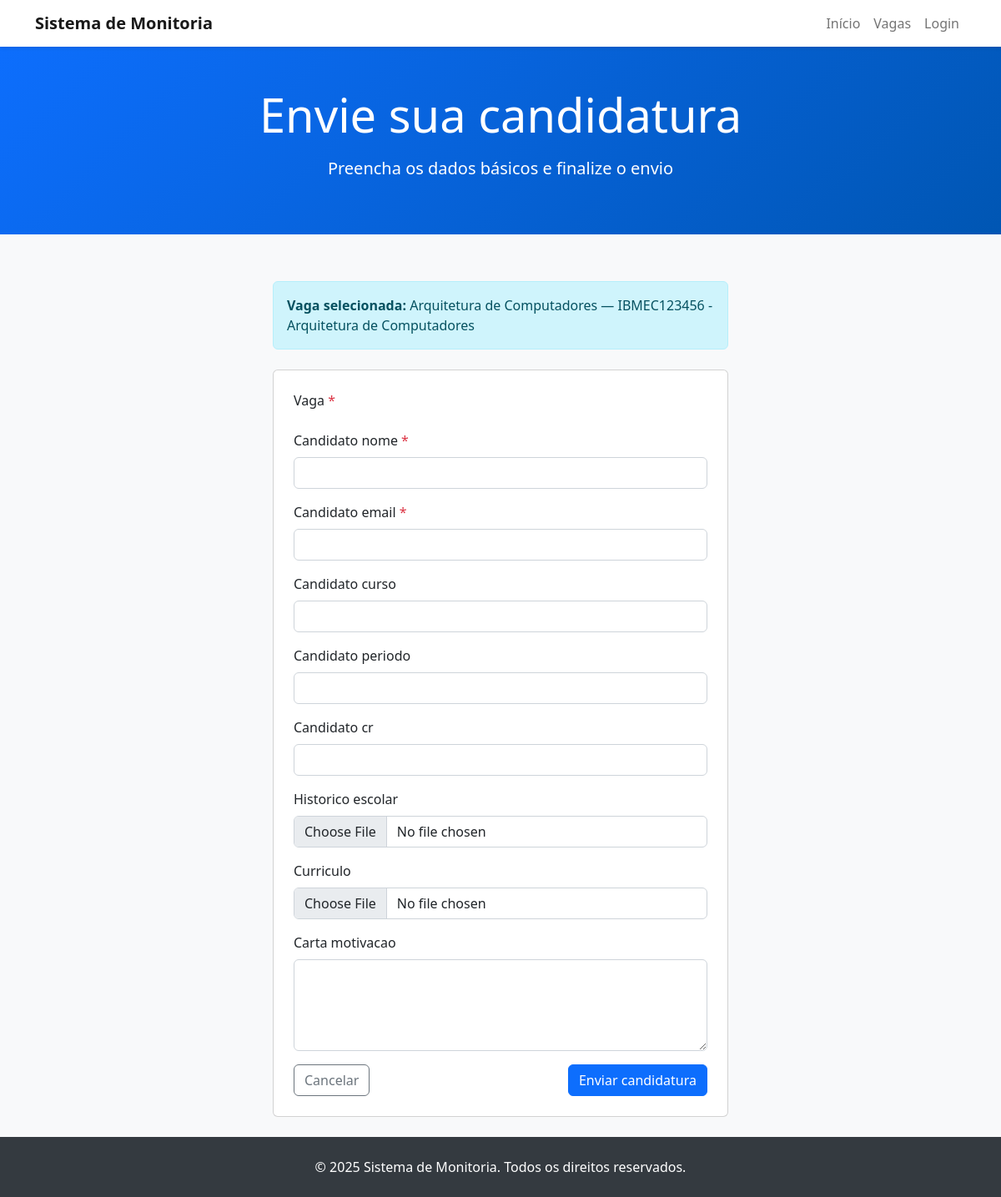
The page /cadastrar/4/ on the database its author committed.
### content_app/models.py (models this page shows, shortened)
class TempoRegistro(models.Model):
    created_at = models.DateTimeField(auto_now_add=True)
    updated_at = models.DateTimeField(auto_now=True)
    class Meta:
        abstract = True

class VagaMonitoria(TempoRegistro):
    titulo = models.CharField(max_length=150)
    disciplina = models.ForeignKey(Disciplina, on_delete=models.PROTECT, related_name="vagas")
    prerequisitos = models.TextField(blank=True)
    responsabilidades = models.TextField(blank=True)
    periodo_minimo = models.PositiveSmallIntegerField(null=True, blank=True)
    cr_minimo = models.DecimalField(max_digits=4, decimal_places=2, null=True, blank=True,
                                    validators=[MinValueValidator(Decimal("0")), MaxValueValidator(Decimal("10"))])
    quantidade_vagas = models.PositiveSmallIntegerField(default=1, validators=[MinValueValidator(1)])
    carga_horaria_semanal = models.PositiveSmallIntegerField(default=4, validators=[MinValueValidator(1)])
    bolsa_valor = models.DecimalField(max_digits=9, decimal_places=2, null=True, blank=True)
    inscricoes_inicio = models.DateField(default=timezone.now)
    inscricoes_fim = models.DateField(default=timezone.now)
    monitoria_inicio = models.DateField(default=timezone.now)
    monitoria_fim = models.DateField(default=timezone.now)
    status = models.CharField(max_length=20, choices=VagaMonitoriaStatus.choices, default=VagaMonitoriaStatus.RASCUNHO)
    publicado_em = models.DateTimeField(null=True, blank=True)
    criado_por = models.ForeignKey(User, on_delete=models.PROTECT, related_name="vagas_criadas")
    atualizado_por = models.ForeignKey(User, null=True, blank=True, on_delete=models.SET_NULL,
                                       related_name="vagas_atualizadas")
    permitir_edicao_submetida = models.BooleanField(default=False)
    ativo = models.BooleanField(default=True)
    class Meta:
        ordering = ["-created_at"]
        verbose_name = "Vaga de Monitoria"
        verbose_name_plural = "Vagas de Monitoria"

class Disciplina(TempoRegistro):
    nome = models.CharField(max_length=150)
    codigo = models.CharField(max_length=20, unique=True)
    departamento = models.ForeignKey(Departamento, on_delete=models.PROTECT, related_name="disciplinas")
    carga_horaria = models.PositiveSmallIntegerField(validators=[MinValueValidator(1)])
    periodo = models.CharField(max_length=30)
    semestre = models.CharField(max_length=20)
    coordenador = models.ForeignKey(User, on_delete=models.PROTECT, related_name="disciplinas_coordenadas")
    ativo = models.BooleanField(default=True)
    class Meta:
        ordering = ["codigo"]
        unique_together = ("nome", "departamento", "semestre")
    def __str__(self) -> str:
        return f"{self.codigo} - {self.nome}"

### content_app/views.py (the view)
# urls.py: path("cadastrar/", views.cadastrar_candidato, name="cadastrar_candidato"),
def cadastrar_candidato(request, vaga_id=None):
    vaga = None
    form_kwargs = {}
    if vaga_id is not None:
        vaga = get_object_or_404(
            VagaMonitoria.objects.select_related("disciplina"), pk=vaga_id, ativo=True
        )
        form_kwargs["vaga_queryset"] = VagaMonitoria.objects.filter(pk=vaga.pk)
    if request.method == "POST":
        form = CandidaturaPublicForm(request.POST, request.FILES, **form_kwargs)
        if vaga:
            form.fields["vaga"].widget = forms.HiddenInput()
            form.fields["vaga"].initial = vaga
        if form.is_valid():
            with transaction.atomic():
                candidatura_vaga = form.cleaned_data.get("vaga")
                if vaga:
                    candidatura_vaga = vaga
                if not candidatura_vaga:
                    form.add_error("vaga", "Selecione uma vaga válida.")
                else:
                    if not candidatura_vaga.inscricoes_abertas:
                        form.add_error("vaga", "As inscrições para esta vaga estão encerradas.")
                    candidato_cr = form.cleaned_data.get("candidato_cr")
                    if (
                        candidatura_vaga.cr_minimo
                        and candidato_cr is not None
                        and candidato_cr < candidatura_vaga.cr_minimo
                    ):
                        form.add_error("candidato_cr", "CR insuficiente para esta vaga.")
                if form.errors:
                    return render(request, "cadastrar_candidato.html", {"form": form, "vaga": vaga})
                candidatura, criada = Candidatura.objects.get_or_create(
                    vaga=candidatura_vaga,
                    candidato_email=form.cleaned_data["candidato_email"],
                    defaults={
                        "candidato_nome": form.cleaned_data["candidato_nome"],
                        "candidato_curso": form.cleaned_data.get("candidato_curso", ""),
                        "candidato_periodo": form.cleaned_data.get("candidato_periodo", ""),
                        "candidato_cr": form.cleaned_data.get("candidato_cr"),
                        "historico_escolar": form.cleaned_data.get("historico_escolar"),
                        "curriculo": form.cleaned_data.get("curriculo"),
                        "carta_motivacao": form.cleaned_data.get("carta_motivacao", ""),
                        "status": CandidaturaStatus.SUBMETIDA,
                    },
                )
                if not criada:
                    campos_atualizaveis = (
                        "candidato_nome",
                        "candidato_curso",
                        "candidato_periodo",
                        "candidato_cr",
                        "historico_escolar",
                        "curriculo",
                        "carta_motivacao",
                    )
                    for campo in campos_atualizaveis:
                        valor = form.cleaned_data.get(campo)
                        if campo in {"historico_escolar", "curriculo"}:
                            if valor:
                                setattr(candidatura, campo, valor)
                        elif valor not in (None, ""):
                            setattr(candidatura, campo, valor)
                    candidatura.status = CandidaturaStatus.SUBMETIDA
                    candidatura.save()
                    messages.info(request, "Dados atualizados para a candidatura existente.")
                else:
                    messages.success(request, "Candidatura registrada com sucesso.")
                registrar_auditoria(request.user, "submeter_candidatura_portal", candidatura)
                return redirect("listar_vagas")
    else:
        form = CandidaturaPublicForm(**form_kwargs)
        if vaga:
            form.fields["vaga"].widget = forms.HiddenInput()
            form.fields["vaga"].initial = vaga
    return render(request, "cadastrar_candidato.html", {"form": form, "vaga": vaga})

### streaming_platform/templates/cadastrar_candidato.html (shortened to what this page needs)
{% extends 'base.html' %}
{% block hero_title %}Envie sua candidatura{% endblock %}
{% block hero_subtitle %}Preencha os dados básicos e finalize o envio{% endblock %}
{% block content %}
<div class="container py-4">
    <div class="row justify-content-center">
        <div class="col-lg-6">
            {% if vaga %}
            <div class="alert alert-info mb-4" role="alert">
                <strong>Vaga selecionada:</strong> {{ vaga.titulo }} — {{ vaga.disciplina }}
            </div>
            {% endif %}
            <form method="post" enctype="multipart/form-data" class="card p-4">
                {% for field in form %}
                <div class="mb-3">
                    <label class="form-label" for="{{ field.id_for_label }}">
                        {{ field.label }}{% if field.field.required %} <span class="text-danger">*</span>{% endif %}
                    </label>
                    {{ field }}
                </div>
                {% endfor %}
                <div class="d-flex justify-content-between">
                    <a href="{% url 'listar_vagas' %}" class="btn btn-outline-secondary">Cancelar</a>
                    <button type="submit" class="btn btn-primary">Enviar candidatura</button>
                </div>
            </form>
        </div>
    </div>
</div>
{% endblock %}

### rows shown on the page
VagaMonitoria: titulo "Arquitetura de Computadores", disciplina "IBMEC123456 - Arquitetura de Computadores"

### other values the page prints
{{ field.label }} "Vaga" "Candidato nome" "Candidato email" "Candidato curso" "Candidato periodo" "Candidato cr" "Historico escolar" "Curriculo" "Carta motivacao"
